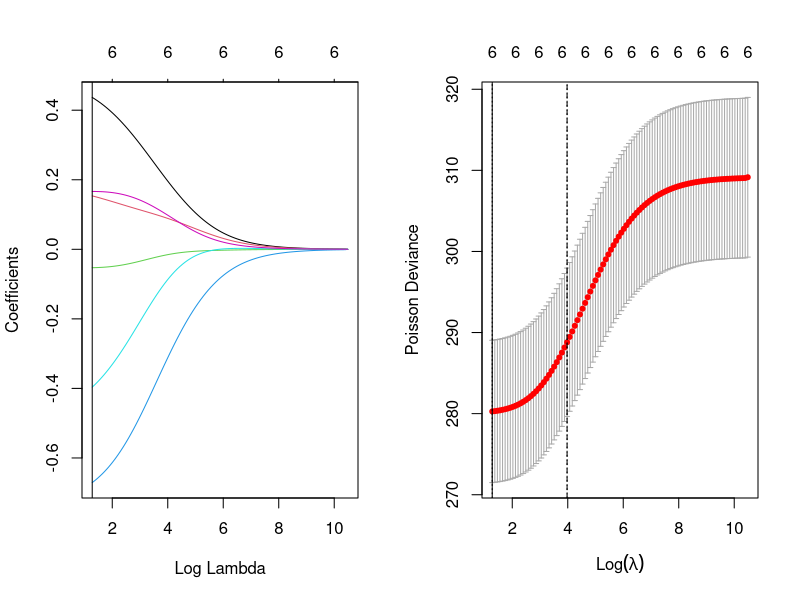
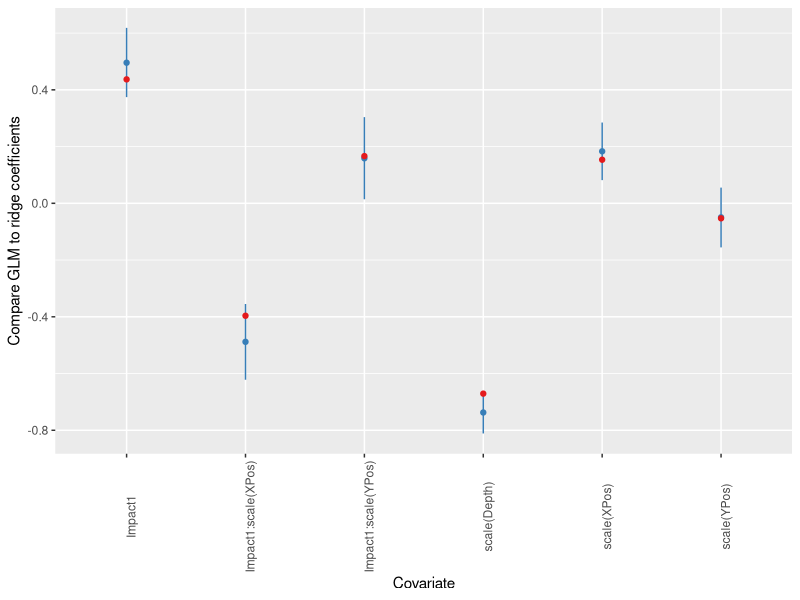
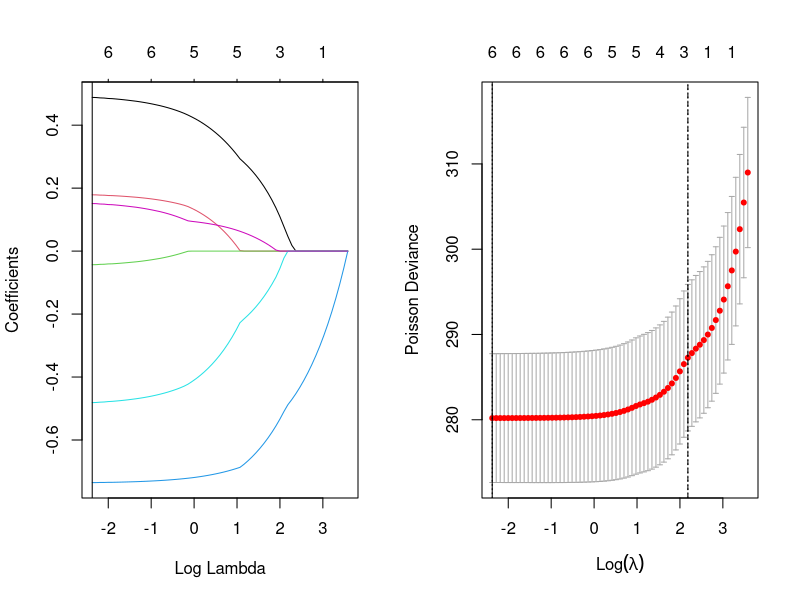
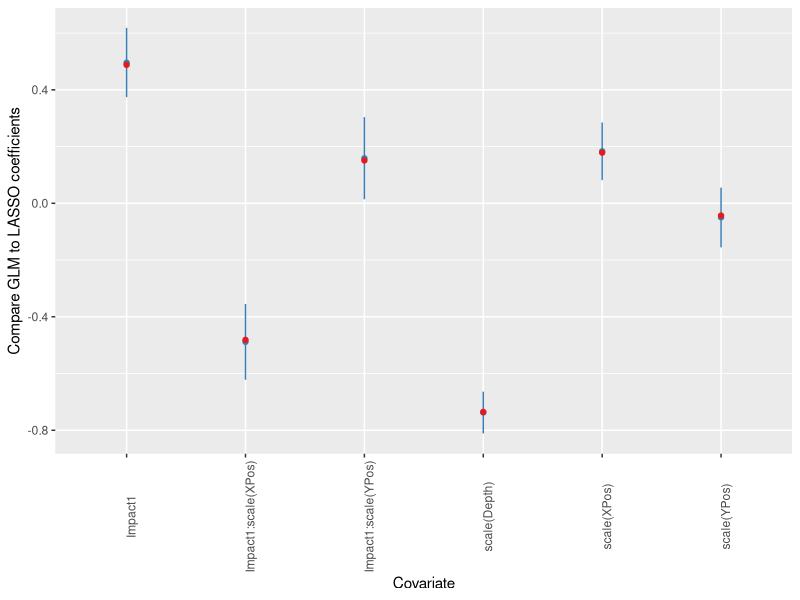
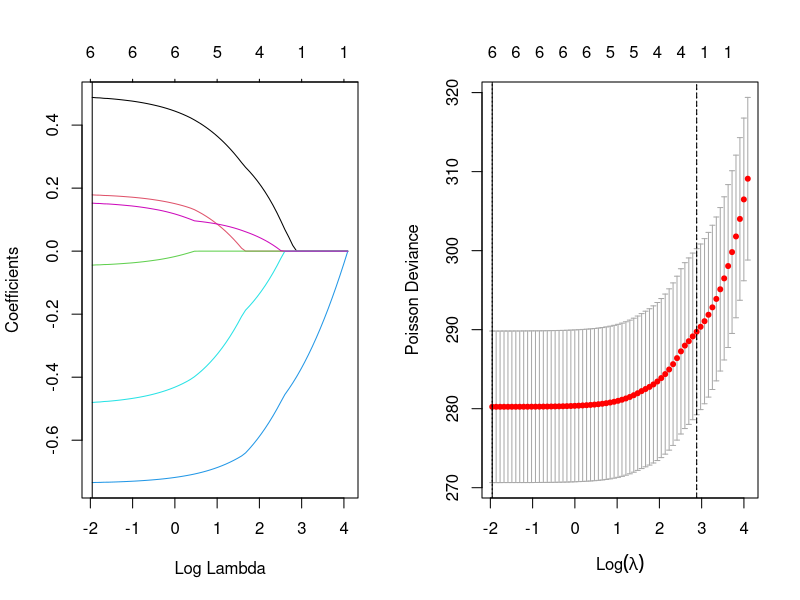
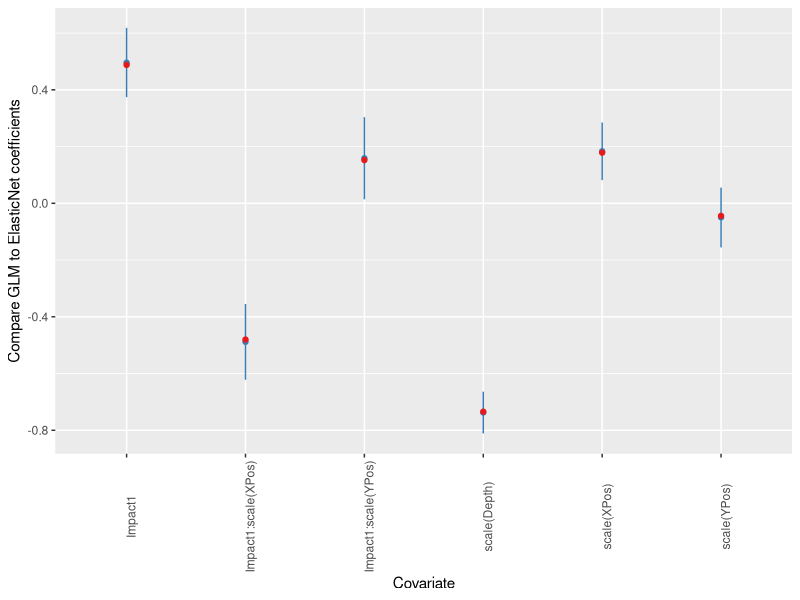
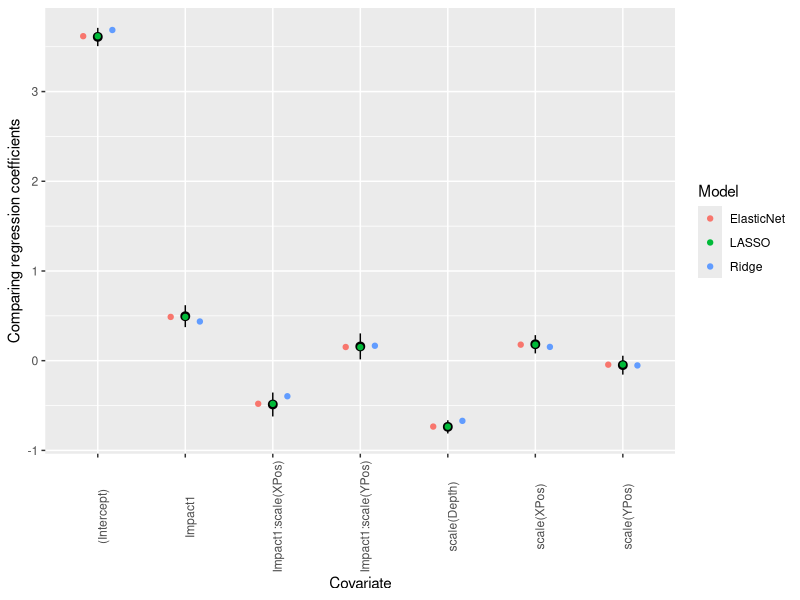

These charts were generated, in order, by the following R code:
# Libraries
library(tidyverse) # ggplot(.)
library("glmnet") # for regularised regression


# Read dataset
df <- read.csv("../HornsRev.csv")
# Set Impact as factor
df$Impact <- as.factor(df$Impact)


glmFitOD3Scale <- glm(Nhat ~ Impact*scale(XPos) + Impact*scale(YPos)
+ scale(Depth), offset=log(Area), family=quasipoisson, data=df)


xmatrix <- model.matrix(glmFitOD3Scale)
xmatrix <- xmatrix[, 2:ncol(xmatrix)]
head(xmatrix)

# ----------------------------------------------------------------------------
ridge <- glmnet(xmatrix, df$Nhat, family="poisson", offset=log(df$Area), alpha=0)
cvridge <- cv.glmnet(xmatrix, df$Nhat, family="poisson",
offset=log(df$Area), alpha=0, nfolds=10)

par(mfrow=c(1, 2))
plot(ridge, xvar="lambda")
abline(v=log(cvridge$lambda.min))
plot(cvridge)
abline(v=log(cvridge$lambda.min))
abline(v=log(cvridge$lambda.1se), lty=2)




log(cvridge$lambda)
log(cvridge$lambda.min)


# quasi-Poisson fit
coefGLM <- as.data.frame(coef(glmFitOD3Scale))
colnames(coefGLM) <- "GLM"
coefGLM$Covariate <- row.names(coefGLM)
# Add 95% confidence intervals
confInt <- as.data.frame(confint(glmFitOD3Scale, level=0.95))
colnames(confInt) <- c("CI_Lower", "CI_Upper")
confInt$Covariate <- row.names(confInt)
# Merge together
coefGLM <- dplyr::inner_join(coefGLM, confInt, by="Covariate")
# Ridge regression
coefRidge <- as.data.frame(as.matrix(coef(cvridge, s="lambda.min")))
colnames(coefRidge) <- "Ridge"
coefRidge$Covariate <- row.names(coefRidge)
# Merge data frames
mdlCoefs <- dplyr::inner_join(coefGLM, coefRidge, by="Covariate")
# Display differences
print(mdlCoefs)


# Plot (ignore intercept term just for scaling reasons) # blue = GLM (with CIs)
# red = Ridge regression
ggplot(subset(mdlCoefs, !Covariate %in% "(Intercept)")) +
geom_point(aes(x=Covariate, y=GLM), col="#377eb8") + geom_linerange(aes(x=Covariate, ymin=CI_Lower, ymax=CI_Upper),
col="#377eb8") + geom_point(aes(x=Covariate, y=Ridge), col="#e41a1c") +
ylab("Compare GLM to ridge coefficients") + theme(axis.text.x=element_text(angle=90),
legend.position="none")




 ifelse(mdlCoefs$Ridge > mdlCoefs$CI_Lower & mdlCoefs$Ridge < mdlCoefs$CI_Upper, TRUE, FALSE)


# ----------------------------------------------------------------------- Lasso
 LASSO <- glmnet(xmatrix, df$Nhat, family="poisson", offset=log(df$Area), alpha=1)
 cvLASSO <- cv.glmnet(xmatrix, df$Nhat, family="poisson",
 offset=log(df$Area), alpha=1, nfolds=10)


 par(mfrow=c(1, 2))
 plot(LASSO, xvar="lambda")
 abline(v=log(cvLASSO$lambda.min))
 plot(cvLASSO)
 abline(v=log(cvLASSO$lambda.min))
 abline(v=log(cvLASSO$lambda.1se), lty=2)



 log(cvLASSO$lambda)
 log(cvLASSO$lambda.min)


 # quasi-Poisson fit
 coefGLM <- as.data.frame(coef(glmFitOD3Scale))
 colnames(coefGLM) <- "GLM"
 coefGLM$Covariate <- row.names(coefGLM)
 # Add 95% confidence intervals
 confInt <- as.data.frame(confint(glmFitOD3Scale, level=0.95))
 colnames(confInt) <- c("CI_Lower", "CI_Upper")
 confInt$Covariate <- row.names(confInt)
 # Merge together
 coefGLM <- dplyr::inner_join(coefGLM, confInt, by="Covariate")
 # LASSO regression
 coefLASSO <- as.data.frame(as.matrix(coef(cvLASSO, s="lambda.min")))
 colnames(coefLASSO) <- "LASSO"
 coefLASSO$Covariate <- row.names(coefLASSO)
 # Merge data frames
 mdlCoefs <- dplyr::inner_join(coefGLM, coefLASSO, by="Covariate")
 # Display differences
 print(mdlCoefs)



 # Plot (ignore intercept term just for scaling reasons) # blue = GLM (with CIs)
 # red = LASSO regression
 ggplot(subset(mdlCoefs, !Covariate %in% "(Intercept)")) +
 geom_point(aes(x=Covariate, y=GLM), col="#377eb8") + geom_linerange(aes(x=Covariate, ymin=CI_Lower, ymax=CI_Upper),
 col="#377eb8") + geom_point(aes(x=Covariate, y=LASSO), col="#e41a1c") +
 ylab("Compare GLM to LASSO coefficients") + theme(axis.text.x=element_text(angle=90),
 legend.position="none")


ifelse(mdlCoefs$LASSO > mdlCoefs$CI_Lower & mdlCoefs$LASSO < mdlCoefs$CI_Upper, TRUE, FALSE)


# ---------------------------------------------------------------------------- Elastic net

ElasticNet <- glmnet(xmatrix, df$Nhat, family="poisson", offset=log(df$Area), alpha=0.6)
cvElasticNet <- cv.glmnet(xmatrix, df$Nhat, family="poisson",
offset=log(df$Area), alpha=0.6, nfolds=10)


par(mfrow=c(1, 2))
plot(ElasticNet, xvar="lambda")
abline(v=log(cvElasticNet$lambda.min))
plot(cvElasticNet)
abline(v=log(cvElasticNet$lambda.min))
abline(v=log(cvElasticNet$lambda.1se), lty=2)




log(cvElasticNet$lambda)
log(cvElasticNet$lambda.min)


# quasi-Poisson fit
coefGLM <- as.data.frame(coef(glmFitOD3Scale))
colnames(coefGLM) <- "GLM"
coefGLM$Covariate <- row.names(coefGLM)
# Add 95% confidence intervals
confInt <- as.data.frame(confint(glmFitOD3Scale, level=0.95))
colnames(confInt) <- c("CI_Lower", "CI_Upper")
confInt$Covariate <- row.names(confInt)
# Merge together
coefGLM <- dplyr::inner_join(coefGLM, confInt, by="Covariate")
# ElasticNet regression
coefElasticNet <- as.data.frame(as.matrix(coef(cvElasticNet, s="lambda.min")))
colnames(coefElasticNet) <- "ElasticNet"
coefElasticNet$Covariate <- row.names(coefElasticNet)
# Merge data frames
mdlCoefs <- dplyr::inner_join(coefGLM, coefElasticNet, by="Covariate")
# Display differences
print(mdlCoefs)



# Plot (ignore intercept term just for scaling reasons) # blue = GLM (with CIs)
# red = ElasticNet regression
ggplot(subset(mdlCoefs, !Covariate %in% "(Intercept)")) +
geom_point(aes(x=Covariate, y=GLM), col="#377eb8") + geom_linerange(aes(x=Covariate, ymin=CI_Lower, ymax=CI_Upper),
col="#377eb8") + geom_point(aes(x=Covariate, y=ElasticNet), col="#e41a1c") +
ylab("Compare GLM to ElasticNet coefficients") + theme(axis.text.x=element_text(angle=90),
legend.position="none")




ifelse(mdlCoefs$ElasticNet > mdlCoefs$CI_Lower & mdlCoefs$ElasticNet < mdlCoefs$CI_Upper, TRUE, FALSE)


mdlCoefsFake = data.frame("GLM"=coefGLM$GLM, "CI_Lower"=confInt$CI_Lower,
                        "CI_Upper"=confInt$CI_Upper, "Ridge"=coefRidge$Ridge,
                        "LASSO"=coefLASSO$LASSO, "ElasticNet"=coefElasticNet$ElasticNet,
                        "Covariate"=confInt$Covariate)
mdlCoefsFake


glmCoef <- mdlCoefsFake[, c("GLM", "CI_Lower", "CI_Upper", "Covariate")]
 # Remove GLM results from mdlCoefsFake
 # Note: the function "select" conflicts with the one in the MASS package
 # which is loaded by glmnet so you have to be explicit when calling this function
 mdlCoefsFake <- mdlCoefsFake %>% dplyr::select(-c("GLM", "CI_Lower", "CI_Upper"))
 head(mdlCoefsFake)


mdlCoefsFake <- mdlCoefsFake %>% gather(-Covariate, key="Model", value="Coef")
head(mdlCoefsFake)

ggplot() +
geom_pointrange(aes(x=Covariate, y=GLM, ymin=CI_Lower, ymax=CI_Upper),
col="black", data=glmCoef) + geom_point(aes(x=Covariate, y=Coef, col=Model), data=mdlCoefsFake,
position=position_dodge(width=0.5)) + ylab("Comparing regression coefficients") +
theme(axis.text.x=element_text(angle=90))
